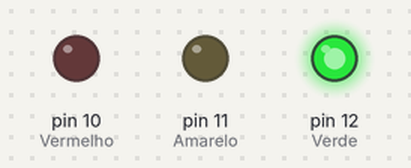
Bench run of a sketch on a simulated Arduino Uno, built with avr-gcc and run on an emulated ATmega328P. On the bench: output pins drawn as LEDs (lit = HIGH).

Above: at 2.5 s.
At 6.0 s:
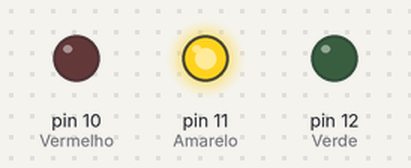
At 9.5 s:
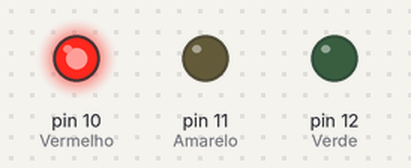
Timing chart, 0 to 15.6 s (numbered marks = the images above):
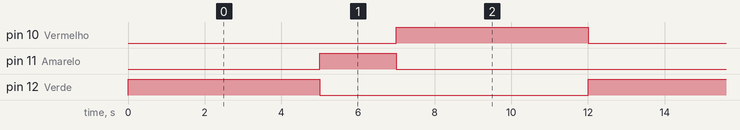

The sketch:

led.ino
```cpp
void setup() {
  Serial.begin(9600);   // Mesma velocidade do PHP
  pinMode(12, OUTPUT);  // Verde
  pinMode(11, OUTPUT);  // Amarelo
  pinMode(10, OUTPUT);  // Vermelho
}

void loop(){
  digitalWrite(12, HIGH);
  delay(5000);
  digitalWrite(12, LOW);

  digitalWrite(11, HIGH);
  delay(2000);
  digitalWrite(11, LOW);

  digitalWrite(10, HIGH);
  delay(5000);
  digitalWrite(10, LOW);
}
```

Measured:
- by itself, pin 10 (Vermelho), pin 12 (Verde): alternates HIGH for 5.0 s and LOW for 7.0 s
- by itself, pin 11 (Amarelo): alternates HIGH for 2.0 s and LOW for 10.0 s
- by itself, everything shown: repeats every 12.0 s, in 4 steps
